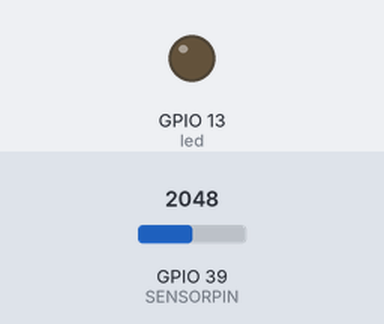
This sketch was run on a simulated ESP32. On the bench: output pins drawn as LEDs (lit = HIGH). Inputs (shaded band) come from the test bench; at power-on: GPIO 39 (SENSORPIN) = 2048. WiFi joins after 1.5 s; servers stay silent unless stated; network time is answered at once with the bench clock; the local clock reads 2024-03-15 10:24:30 at power-on unless the sketch sets it; no MQTT or app messages arrive unless stated; what the sketch prints to the serial monitor is not drawn.

Above: at 0.1 s.
At 2.7 s:
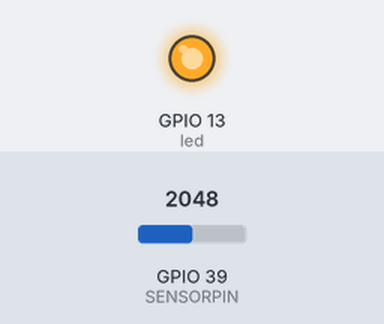
2.8 s: GPIO 39 (SENSORPIN) set to 491
4.9 s: GPIO 39 (SENSORPIN) set to 1228
Timing chart, 0 to 7.9 s (numbered marks = the images above; inputs shaded):
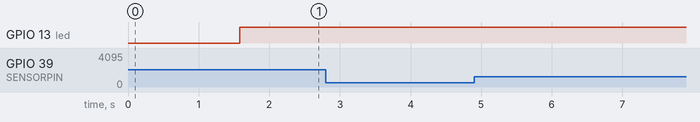

Measured:
- after the input at 2.8 s, every drawn part: stays the same
- after the input at 4.9 s, every drawn part: stays the same

The sketch:

ecg_2.ino
```cpp
#include <WiFi.h>
#include <WiFiUdp.h>
#include <PubSubClient.h>
#include <NTPClient.h>

#define led 13
#define WIFISSID "IEP" // Enter WifiSSID here
#define PASSWORD "12345678" // Enter password here
#define TOKEN "BBUS-muEiyyexlPM3NcPGfLbFtvYm7Q4d5c" // Ubidots' TOKEN
#define MQTT_CLIENT_NAME "ECG_34356789" // MQTT client Name
// * Define Constants
#define VARIABLE_LABEL "ecg_data" // ubidots variable label
#define DEVICE_LABEL "ecg_mon"
 // ubidots device label


#define SENSORPIN 39 // Set the A0 as SENSORPIN

char mqttBroker[]  = "industrial.api.ubidots.com";
char payload[10000];
char topic[150];
// Space to store values to send
char str_sensor[10];
char str_millis[20];
double epochseconds = 0;
double epochmilliseconds = 0;
double current_millis = 0;
double current_millis_at_sensordata = 0;
double timestampp = 0;
int j = 0;
/****************************************
   Auxiliar Functions
 ****************************************/
WiFiClient ubidots;
PubSubClient client(ubidots);
WiFiUDP ntpUDP;
NTPClient timeClient(ntpUDP, "pool.ntp.org");

void callback(char* topic, byte* payload, unsigned int length) {
  char p[length + 1];
  memcpy(p, payload, length);
  p[length] = NULL;
  Serial.write(payload, length);
  Serial.println(topic);
}

void reconnect() {
  // Loop until we're reconnected
  while (!client.connected()) {
    Serial.println("Attempting MQTT connection...");

    // Attemp to connect
    if (client.connect(MQTT_CLIENT_NAME, TOKEN, "")) {
      Serial.println("Connected");
      digitalWrite(led,HIGH);

    } else {
      Serial.print("Failed, rc=");
      digitalWrite(led,LOW);
      Serial.print(client.state());
      Serial.println(" try again in 2 seconds");
      // Wait 2 seconds before retrying
      delay(2000);
    }
  }
}

/****************************************
   Main Functions
 ****************************************/
void setup() {
  Serial.begin(115200);
  WiFi.begin(WIFISSID, PASSWORD);
  // Assign the pin as INPUT
  pinMode(SENSORPIN, INPUT);
  pinMode(led,OUTPUT);

  Serial.println();
  Serial.print("Waiting for WiFi...");

  while (WiFi.status() != WL_CONNECTED) {
    Serial.print(".");
    delay(500);
  }

  Serial.println("");
  Serial.println("WiFi Connected");
  Serial.println("IP address: ");
  Serial.println(WiFi.localIP());
  timeClient.begin();
  client.setServer(mqttBroker, 1883);
  client.setCallback(callback);
  timeClient.update();
  epochseconds = timeClient.getEpochTime();
  epochmilliseconds = epochseconds * 1000;
  Serial.print("epochmilliseconds=");
  Serial.println(epochmilliseconds);
  current_millis = millis();
  Serial.print("current_millis=");
  Serial.println(current_millis);
}

void loop() {
  if (!client.connected()) {
    reconnect();
    j = 0;
  }
  //sprintf(payload, "%s", "{\"ECG_Sensor_data\": [{\"value\":1234, \"timestamp\": 1595972075},{\"value\":1111, \"timestamp\": 1595971075},{\"value\":2222, \"timestamp\": 1595970075}]}");
  j = j + 1;
  Serial.print("j=");
  Serial.println(j);
  sprintf(topic, "%s%s", "/v1.6/devices/", DEVICE_LABEL);
  sprintf(payload, "%s", ""); // Cleans the payload
  sprintf(payload, "{\"%s\": [", VARIABLE_LABEL); // Adds the variable label
  for (int i = 1; i <= 3; i++)
  {
    float sensor = analogRead(SENSORPIN);
    dtostrf(sensor, 4, 2, str_sensor);
    sprintf(payload, "%s{\"value\":", payload); // Adds the value
    sprintf(payload, "%s %s,", payload, str_sensor); // Adds the value
    current_millis_at_sensordata = millis();
    timestampp = epochmilliseconds + (current_millis_at_sensordata - current_millis);
    dtostrf(timestampp, 10, 0, str_millis);
    sprintf(payload, "%s \"timestamp\": %s},", payload, str_millis); // Adds the value
    delay(150);
  }

  float sensor = analogRead(SENSORPIN);
  dtostrf(sensor, 4, 2, str_sensor);
  current_millis_at_sensordata = millis();
  timestampp = epochmilliseconds + (current_millis_at_sensordata - current_millis);
  dtostrf(timestampp, 10, 0, str_millis);
  sprintf(payload, "%s{\"value\":%s, \"timestamp\": %s}]}", payload, str_sensor, str_millis);
  Serial.println("Publishing data to Ubidots Cloud");
  client.publish(topic, payload);
  Serial.println(payload);
  // client.loop();


}
```
